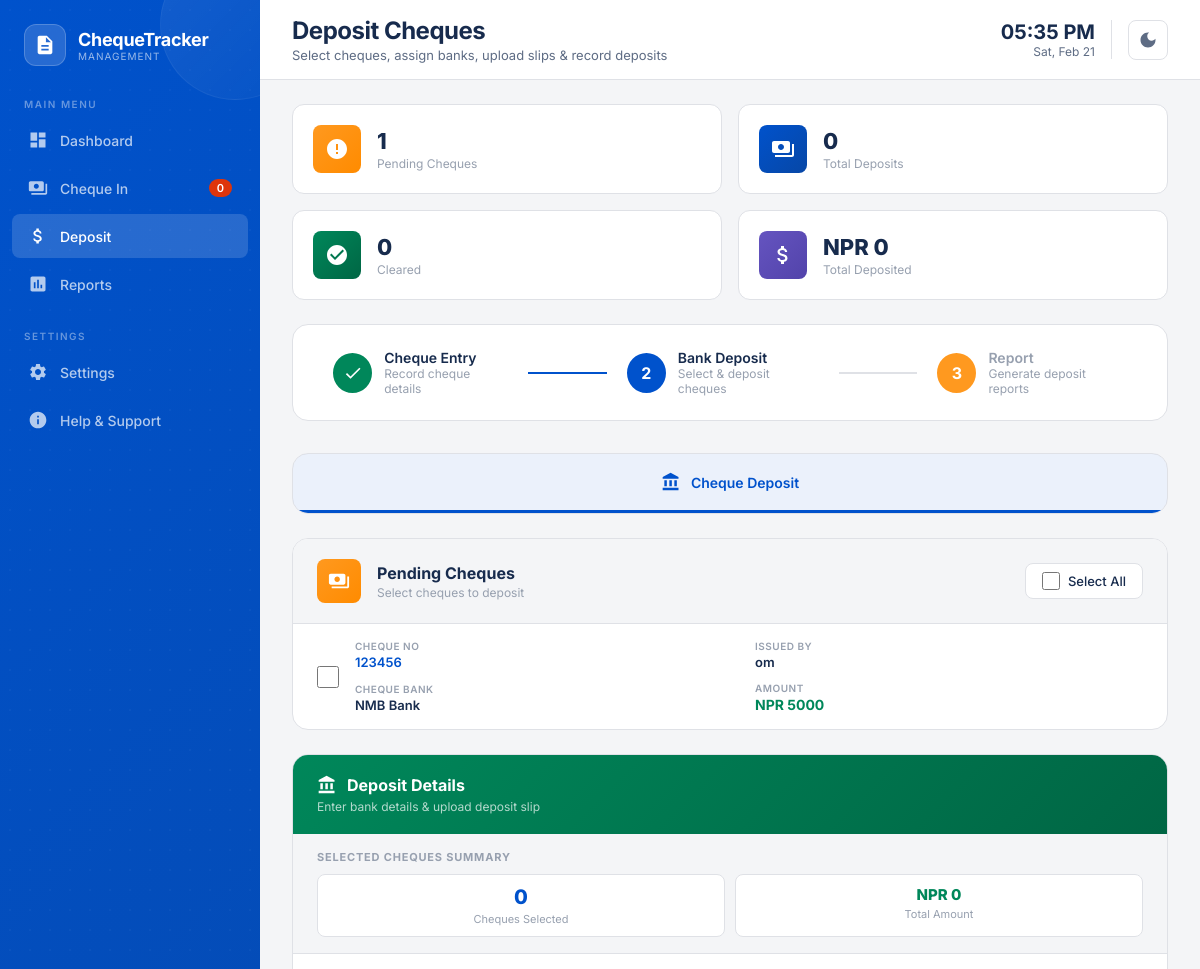
Before: /deposit/ (signed in, upper part) with the older database file.
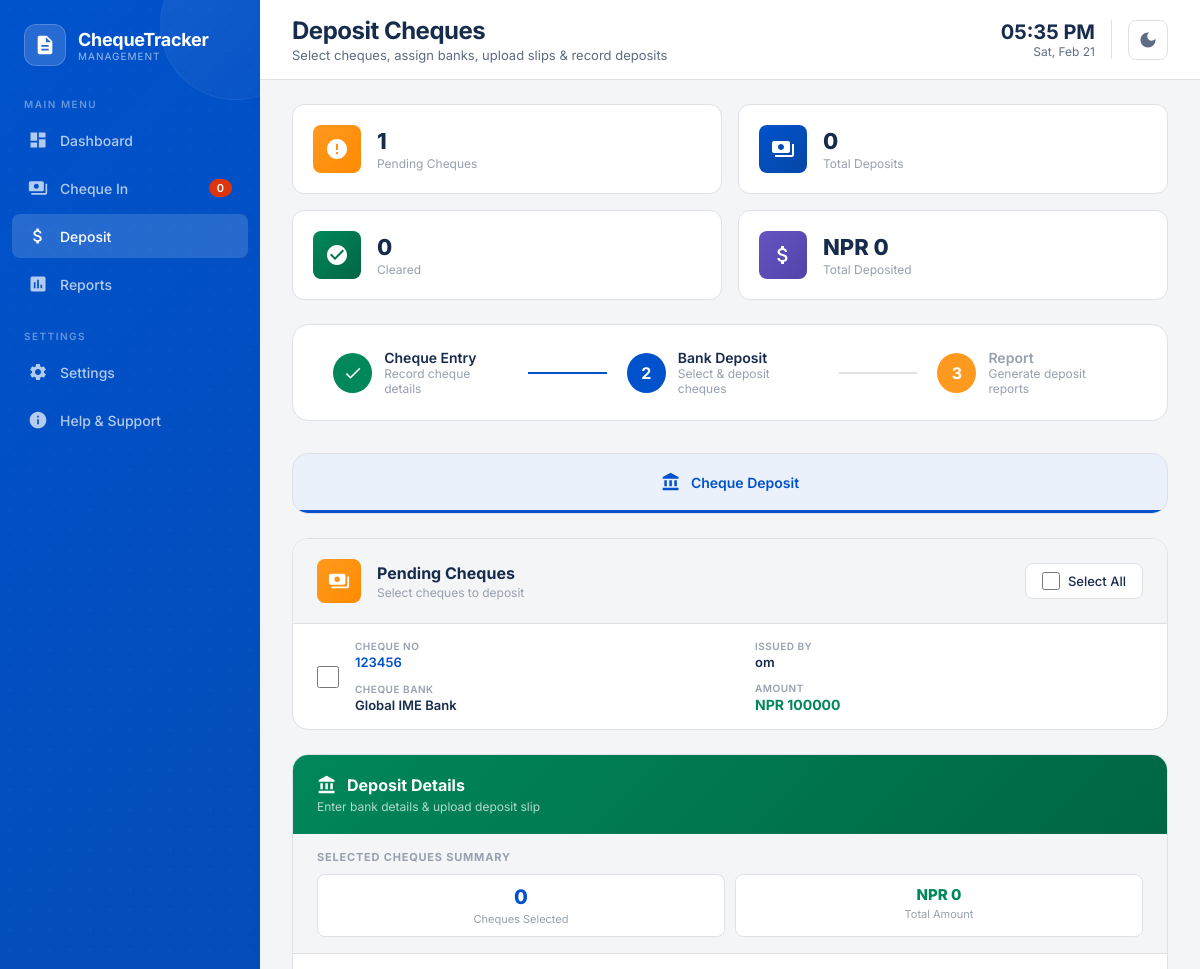
After: the same page with the newer database file.
### main_app/models.py (models this page shows, shortened)
class cheque_details(models.Model):
     cheque_number = models.CharField(max_length=200)
     cheque_date=models.CharField(max_length=200)
     cheque_bank=models.CharField(max_length=200)
     account_name=models.CharField(max_length=200)
     payee_name=models.CharField(max_length=200)
     cheque_amount=models.CharField(max_length=200)
     remarks=models.CharField(max_length=200)

### main_app/views.py (the view)
# urls.py: path("deposit/",views.deposit_home,name="deposit"),
@login_required
def deposit_home(request):
    available_cheque=cheque_details.objects.all()
    cheque_deposits=cheque_deposit.objects.all()
    return render(request,"Deposit.html",{"available_cheque":available_cheque,"cheque_deposits":cheque_deposits})

### template/Deposit.html (shortened to what the changed rows need)
<!DOCTYPE html>
<html lang="en">
<head>
</head>
<body>
    <div class="main-wrapper">
        <header class="header">
            <div class="header-left">
                <h1 class="header-title">Deposit Cheques</h1>
            </div>
        </header>
        <main class="main-content">
            <div class="content-layout">
                <div class="pending-cheques-section">
                    <div class="cheque-list" id="chequeList">
                        {% if available_cheque %}
                            {% for cheque in available_cheque %}
                            <div class="cheque-item"
                                 data-id="{{ cheque.id }}"
                                 data-cheque-no="{{ cheque.cheque_number }}"
                                 data-account-name="{{ cheque.account_name }}"
                                 data-cheque-bank="{{ cheque.cheque_bank }}"
                                 data-amount="{{ cheque.cheque_amount }}"
                                 onclick="toggleChequeSelection(this)">
                                <input type="checkbox" class="cheque-checkbox" onclick="event.stopPropagation()">
                                <div class="cheque-info">
                                    <div class="cheque-detail">
                                        <span class="cheque-detail-label">Cheque No</span>
                                        <span class="cheque-detail-value highlight">{{ cheque.cheque_number }}</span>
                                    </div>
                                    <div class="cheque-detail">
                                        <span class="cheque-detail-label">Issued By</span>
                                        <span class="cheque-detail-value">{{ cheque.account_name }}</span>
                                    </div>
                                    <div class="cheque-detail">
                                        <span class="cheque-detail-label">Cheque Bank</span>
                                        <span class="cheque-detail-value">{{ cheque.cheque_bank }}</span>
                                    </div>
                                    <div class="cheque-detail">
                                        <span class="cheque-detail-label">Amount</span>
                                        <span class="cheque-detail-value amount">NPR {{ cheque.cheque_amount }}</span>
                                    </div>
                                </div>
                            </div>
                            {% endfor %}
                        {% endif %}
                    </div>
                </div>
            </div>
        </main>
    </div>
</body>
</html>

Changed rows visible on the page:
removed cheque_details: cheque_number "123456", account_name "om", cheque_bank "NMB Bank", cheque_amount "5000"
added cheque_details: cheque_number "123456", account_name "om", cheque_bank "Global IME Bank", cheque_amount "100000"
